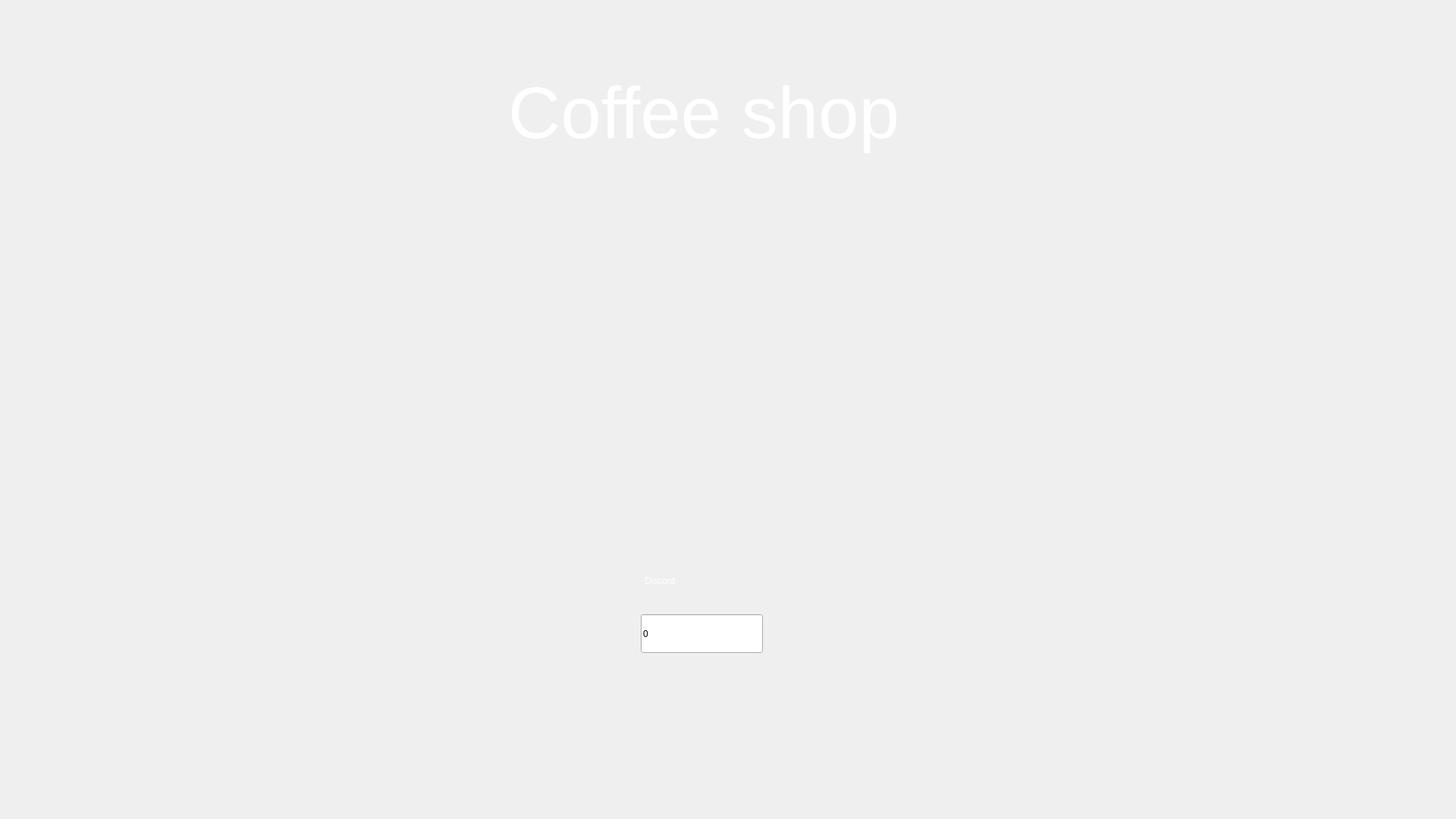
<?xml version="1.0" encoding="UTF-8"?>
<ui version="4.0">
 <class>PaymethodForm</class>
 <widget class="QWidget" name="PaymethodForm">
  <property name="geometry">
   <rect>
    <x>0</x>
    <y>0</y>
    <width>1920</width>
    <height>1080</height>
   </rect>
  </property>
  <property name="windowTitle">
   <string>Form</string>
  </property>
  <property name="styleSheet">
   <string notr="true"/>
  </property>
  <widget class="QLabel" name="Back">
   <property name="geometry">
    <rect>
     <x>0</x>
     <y>0</y>
     <width>1920</width>
     <height>1080</height>
    </rect>
   </property>
   <property name="styleSheet">
    <string notr="true">background-image: url(':/res/img/backgr.png');

background-repeat: no-repeat;
</string>
   </property>
   <property name="text">
    <string/>
   </property>
  </widget>
  <widget class="QLabel" name="label_2">
   <property name="geometry">
    <rect>
     <x>670</x>
     <y>80</y>
     <width>581</width>
     <height>141</height>
    </rect>
   </property>
   <property name="styleSheet">
    <string notr="true">position: absolute;
font: 700 26pt &quot;Segoe Script&quot;;
width: 328px;
height: 88px;
left: 796px;
top: 79px;
font-style: normal;
font-weight: 400;
font-size: 64px;
line-height: 88px;
color: #FFFFFF;
 border: none; 
outline: none;
background-position: center;
 background-repeat: no-repeat; 
background-color: transparent;</string>
   </property>
   <property name="text">
    <string>&lt;html&gt;&lt;head/&gt;&lt;body&gt;&lt;p&gt;&lt;span style=&quot; font-size:72pt;&quot;&gt;Coffee shop&lt;/span&gt;&lt;/p&gt;&lt;/body&gt;&lt;/html&gt;</string>
   </property>
  </widget>
  <widget class="QPushButton" name="Zerno">
   <property name="geometry">
    <rect>
     <x>89</x>
     <y>79</y>
     <width>130</width>
     <height>130</height>
    </rect>
   </property>
   <property name="styleSheet">
    <string notr="true">background-image: url(':/res/img/24.png');
background-position: center;
 background-repeat: no-repeat; 
background-color: transparent;
 border: none; 
outline: none;</string>
   </property>
   <property name="text">
    <string/>
   </property>
  </widget>
  <widget class="QPushButton" name="Cash">
   <property name="geometry">
    <rect>
     <x>1160</x>
     <y>360</y>
     <width>500</width>
     <height>500</height>
    </rect>
   </property>
   <property name="styleSheet">
    <string notr="true">background-image: url(':/res/img/Cash.png');
background-position: center;
 background-repeat: no-repeat; 
background-color: transparent;
 border: none; 
outline: none;</string>
   </property>
   <property name="text">
    <string/>
   </property>
  </widget>
  <widget class="QPushButton" name="CardDebt">
   <property name="geometry">
    <rect>
     <x>230</x>
     <y>360</y>
     <width>500</width>
     <height>500</height>
    </rect>
   </property>
   <property name="styleSheet">
    <string notr="true">background-image: url(':/res/img/Paymet.png');
background-position: center;
 background-repeat: no-repeat; 
background-color: transparent;
 border: none; 
outline: none;</string>
   </property>
   <property name="text">
    <string/>
   </property>
  </widget>
  <widget class="QLabel" name="label">
   <property name="geometry">
    <rect>
     <x>850</x>
     <y>730</y>
     <width>161</width>
     <height>71</height>
    </rect>
   </property>
   <property name="styleSheet">
    <string notr="true">font: 700 26pt &quot;Segoe Script&quot;;
color: #FFFFFF;</string>
   </property>
   <property name="text">
    <string>Discont</string>
   </property>
  </widget>
  <widget class="QLineEdit" name="lineEdit">
   <property name="geometry">
    <rect>
     <x>845</x>
     <y>810</y>
     <width>161</width>
     <height>51</height>
    </rect>
   </property>
   <property name="styleSheet">
    <string notr="true">font: 700 26pt &quot;Segoe Script&quot;;</string>
   </property>
   <property name="text">
    <string>0</string>
   </property>
  </widget>
 </widget>
 <resources/>
 <connections/>
</ui>
